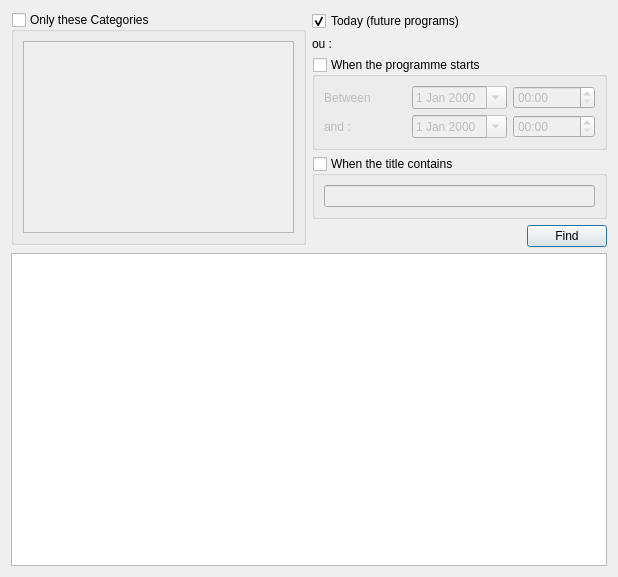
<?xml version="1.0" encoding="UTF-8"?>
<ui version="4.0">
 <class>FindGlobal</class>
 <widget class="QDialog" name="FindGlobal">
  <property name="geometry">
   <rect>
    <x>0</x>
    <y>0</y>
    <width>618</width>
    <height>577</height>
   </rect>
  </property>
  <property name="windowTitle">
   <string>Find Programs</string>
  </property>
  <layout class="QGridLayout" name="gridLayout_5">
   <item row="0" column="0">
    <layout class="QHBoxLayout" name="horizontalLayout">
     <item>
      <widget class="QGroupBox" name="groupCategories">
       <property name="sizePolicy">
        <sizepolicy hsizetype="Preferred" vsizetype="Maximum">
         <horstretch>0</horstretch>
         <verstretch>0</verstretch>
        </sizepolicy>
       </property>
       <property name="title">
        <string>Only these Categories</string>
       </property>
       <property name="checkable">
        <bool>true</bool>
       </property>
       <property name="checked">
        <bool>false</bool>
       </property>
       <layout class="QGridLayout" name="gridLayout">
        <item row="0" column="0">
         <widget class="QListWidget" name="categories">
          <property name="sortingEnabled">
           <bool>true</bool>
          </property>
         </widget>
        </item>
       </layout>
      </widget>
     </item>
     <item>
      <layout class="QGridLayout" name="gridLayout_4">
       <item row="0" column="0">
        <widget class="QCheckBox" name="today">
         <property name="text">
          <string>Today (future programs)</string>
         </property>
         <property name="checked">
          <bool>true</bool>
         </property>
        </widget>
       </item>
       <item row="1" column="0">
        <widget class="QLabel" name="label_3">
         <property name="text">
          <string>ou :</string>
         </property>
        </widget>
       </item>
       <item row="2" column="0" colspan="2">
        <widget class="QGroupBox" name="groupHours">
         <property name="title">
          <string>When the programme starts</string>
         </property>
         <property name="checkable">
          <bool>true</bool>
         </property>
         <property name="checked">
          <bool>false</bool>
         </property>
         <layout class="QGridLayout" name="gridLayout_2">
          <item row="0" column="0">
           <widget class="QLabel" name="label">
            <property name="text">
             <string>Between</string>
            </property>
           </widget>
          </item>
          <item row="0" column="1">
           <widget class="QDateEdit" name="startDate">
            <property name="calendarPopup">
             <bool>true</bool>
            </property>
           </widget>
          </item>
          <item row="0" column="2">
           <widget class="QTimeEdit" name="startTime">
            <property name="displayFormat">
             <string>HH:mm</string>
            </property>
            <property name="calendarPopup">
             <bool>true</bool>
            </property>
           </widget>
          </item>
          <item row="1" column="0">
           <widget class="QLabel" name="label_2">
            <property name="text">
             <string>and :</string>
            </property>
           </widget>
          </item>
          <item row="1" column="1">
           <widget class="QDateEdit" name="stopDate">
            <property name="calendarPopup">
             <bool>true</bool>
            </property>
           </widget>
          </item>
          <item row="1" column="2">
           <widget class="QTimeEdit" name="stopTime">
            <property name="displayFormat">
             <string>HH:mm</string>
            </property>
            <property name="calendarPopup">
             <bool>true</bool>
            </property>
           </widget>
          </item>
         </layout>
        </widget>
       </item>
       <item row="3" column="0" colspan="2">
        <widget class="QGroupBox" name="groupTitle">
         <property name="title">
          <string>When the title contains</string>
         </property>
         <property name="checkable">
          <bool>true</bool>
         </property>
         <property name="checked">
          <bool>false</bool>
         </property>
         <layout class="QGridLayout" name="gridLayout_3">
          <item row="0" column="0">
           <widget class="QLineEdit" name="title"/>
          </item>
         </layout>
        </widget>
       </item>
       <item row="4" column="1">
        <widget class="QPushButton" name="findButton">
         <property name="text">
          <string>Find</string>
         </property>
         <property name="autoDefault">
          <bool>true</bool>
         </property>
         <property name="default">
          <bool>true</bool>
         </property>
         <property name="flat">
          <bool>false</bool>
         </property>
        </widget>
       </item>
       <item row="4" column="0">
        <spacer name="horizontalSpacer">
         <property name="orientation">
          <enum>Qt::Horizontal</enum>
         </property>
         <property name="sizeHint" stdset="0">
          <size>
           <width>40</width>
           <height>20</height>
          </size>
         </property>
        </spacer>
       </item>
      </layout>
     </item>
    </layout>
   </item>
   <item row="1" column="0">
    <widget class="QGraphicsView" name="view">
     <property name="sizePolicy">
      <sizepolicy hsizetype="Expanding" vsizetype="MinimumExpanding">
       <horstretch>0</horstretch>
       <verstretch>0</verstretch>
      </sizepolicy>
     </property>
     <property name="renderHints">
      <set>QPainter::Antialiasing|QPainter::HighQualityAntialiasing|QPainter::SmoothPixmapTransform|QPainter::TextAntialiasing</set>
     </property>
    </widget>
   </item>
  </layout>
 </widget>
 <resources/>
 <connections/>
</ui>
